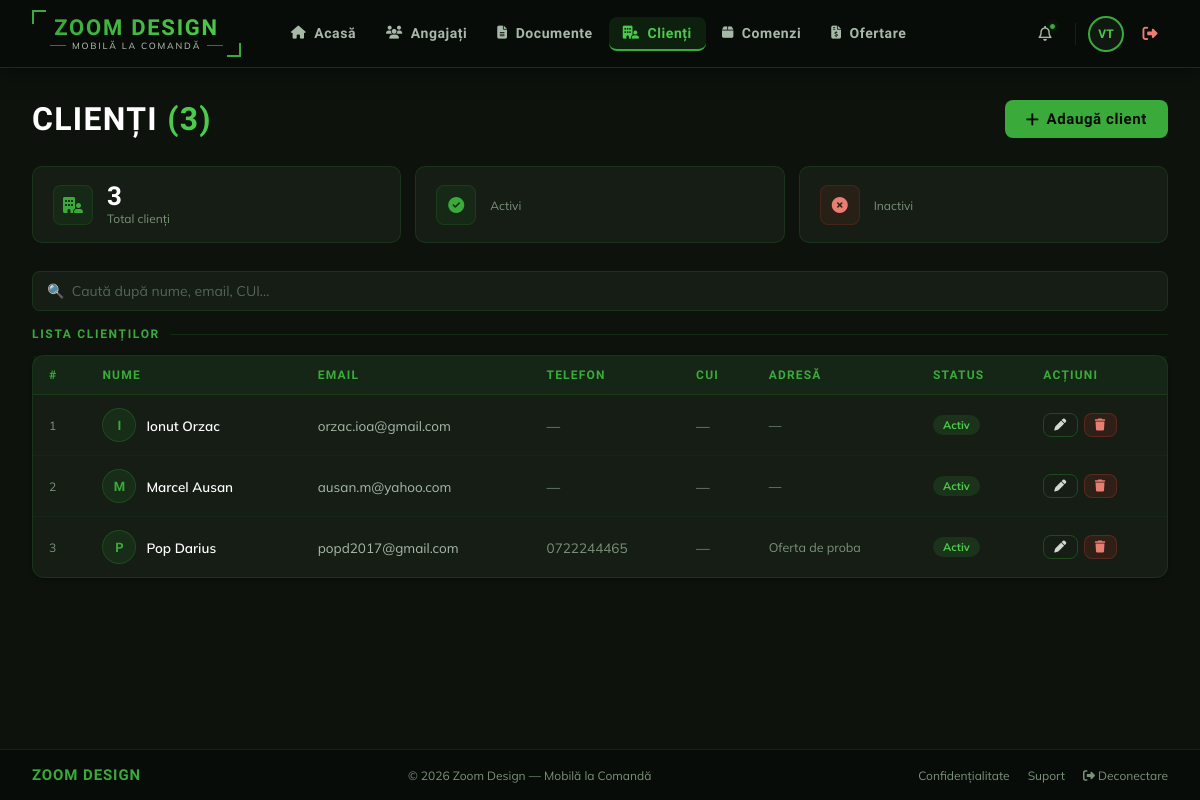
Screenshot of /clienti/ (signed in) with the database file from the repository.
### clienti/models.py (models this page shows, shortened)
class Client(models.Model):
    nume      = models.CharField(max_length=200)
    email     = models.EmailField(blank=True)
    telefon   = models.CharField(max_length=20, blank=True)
    adresa    = models.TextField(blank=True)
    cui       = models.CharField(max_length=20, blank=True, verbose_name="CUI")
    activ     = models.BooleanField(default=True)
    creat_la  = models.DateTimeField(auto_now_add=True)
    class Meta:
        verbose_name = "Client"
        verbose_name_plural = "Clienti"
        ordering = ['nume']

### clienti/views.py (the view)
# urls.py: path('',               views.ClientiListView.as_view(),  name='clienti'),
class ClientiListView(LoginRequiredMixin, ListView):
    model = Client
    template_name = 'clienti/clienti_list.html'
    context_object_name = 'clienti'
    login_url = '/login/'

### templates/clienti/clienti_list.html (shortened to what this page needs)
{% extends 'base.html' %}
{% block nav_clienti %}active{% endblock %}
{% block content %}
<div class="page-header">
  <h1>Clienți <span>({{ clienti|length }})</span></h1>
  <a href="{% url 'client_adauga' %}" class="btn btn-green"><i class="fa-solid fa-plus"></i> Adaugă client</a>
</div>
<div class="stats-row">
  <div class="stat-mini">
    <div class="stat-mini-icon"><i class="fa-solid fa-building-user"></i></div>
    <div><div class="stat-mini-val">{{ clienti|length }}</div><div class="stat-mini-label">Total clienți</div></div>
  </div>
  <div class="stat-mini">
    <div class="stat-mini-icon"><i class="fa-solid fa-circle-check"></i></div>
    <div><div class="stat-mini-val">{{ clienti_activi }}</div><div class="stat-mini-label">Activi</div></div>
  </div>
  <div class="stat-mini">
    <div class="stat-mini-icon" style="color:#e87d72;background:rgba(192,57,43,0.1);border-color:rgba(192,57,43,0.2);"><i class="fa-solid fa-circle-xmark"></i></div>
    <div><div class="stat-mini-val" style="color:#e87d72;">{{ clienti_inactivi }}</div><div class="stat-mini-label">Inactivi</div></div>
  </div>
</div>
<input class="search-input" type="text" id="searchInput" placeholder="🔍  Caută după nume, email, CUI..."/>
<div class="section-label">Lista clienților</div>
<div class="card">
  <div class="table-wrap">
    <table id="clientiTable">
      <thead>
        <tr>
          <th>#</th><th>Nume</th><th>Email</th><th>Telefon</th><th>CUI</th><th>Adresă</th><th>Status</th><th>Acțiuni</th>
        </tr>
      </thead>
      <tbody>
        {% for client in clienti %}
        <tr>
          <td style="color:var(--slate-400);font-size:12px;">{{ forloop.counter }}</td>
          <td>
            <div style="display:flex;align-items:center;gap:10px;">
              <div style="width:34px;height:34px;border-radius:50%;background:rgba(45,138,45,0.15);border:1px solid rgba(45,138,45,0.3);display:flex;align-items:center;justify-content:center;font-family:'Rajdhani',sans-serif;font-size:13px;font-weight:700;color:var(--green-mid);flex-shrink:0;">
                {{ client.nume|first|upper }}
              </div>
              <span style="font-weight:600;color:var(--white);">{{ client.nume }}</span>
            </div>
          </td>
          <td style="color:var(--slate-300);">{{ client.email|default:"—" }}</td>
          <td style="color:var(--slate-400);">{{ client.telefon|default:"—" }}</td>
          <td style="color:var(--slate-400);">{{ client.cui|default:"—" }}</td>
          <td style="color:var(--slate-400);font-size:12.5px;">{{ client.adresa|default:"—"|truncatechars:30 }}</td>
          <td>
            {% if client.activ %}<span class="badge badge-success">Activ</span>
            {% else %}<span class="badge badge-danger">Inactiv</span>{% endif %}
          </td>
          <td>
            <div style="display:flex;gap:6px;">
              <a href="{% url 'client_edit' client.pk %}" class="btn btn-outline" style="padding:5px 10px;font-size:12px;"><i class="fa-solid fa-pen"></i></a>
              <a href="{% url 'client_delete' client.pk %}" class="btn" style="padding:5px 10px;font-size:12px;background:rgba(192,57,43,0.15);border-color:rgba(192,57,43,0.3);color:#e87d72;"><i class="fa-solid fa-trash"></i></a>
            </div>
          </td>
        </tr>
        {% endfor %}
      </tbody>
    </table>
  </div>
</div>
{% endblock %}

### templates/base.html (shortened to what this page needs)
<!DOCTYPE html>
<html lang="ro">
<head>
  {% load static %}
  <link rel="stylesheet" href="https://cdnjs.cloudflare.com/ajax/libs/font-awesome/6.5.0/css/all.min.css"/>
</head>
<body>
  <header class="topbar">
    <div class="brand-logo">
      <div class="logo-box">
        <div class="logo-inner">
          <div class="logo-name">Zoom Design</div>
          <div class="logo-tagline">Mobilă la Comandă</div>
        </div>
      </div>
    </div>
    <nav class="topbar-nav">
      <a href="{% url 'home' %}"      class="nav-link {% block nav_home %}{% endblock %}"><i class="fa-solid fa-house"></i> Acasă</a>
      <a href="{% url 'angajati' %}"  class="nav-link {% block nav_angajati %}{% endblock %}"><i class="fa-solid fa-users"></i> Angajați</a>
      <a href="{% url 'documente' %}" class="nav-link {% block nav_documente %}{% endblock %}"><i class="fa-solid fa-file-lines"></i> Documente</a>
      <a href="{% url 'clienti' %}"   class="nav-link {% block nav_clienti %}{% endblock %}"><i class="fa-solid fa-building-user"></i> Clienți</a>
      <a href="{% url 'comenzi' %}"   class="nav-link {% block nav_comenzi %}{% endblock %}"><i class="fa-solid fa-box"></i> Comenzi</a>
      <a href="{% url 'ofertare' %}"  class="nav-link {% block nav_ofertare %}{% endblock %}"><i class="fa-solid fa-file-invoice-dollar"></i> Ofertare</a>
    </nav>
    <div class="topbar-right">
      <div class="tb-icon" title="Notificări">
        <i class="fa-regular fa-bell"></i>
        <span class="notif-dot"></span>
      </div>
      <div class="topbar-avatar" title="{{ user.get_full_name|default:user.username }}">
        {% if user.is_authenticated %}
          {{ user.first_name|first|upper }}{{ user.last_name|first|upper }}
        {% else %}
          <i class="fa-solid fa-user" style="font-size:11px"></i>
        {% endif %}
      </div>
      {% if user.is_authenticated %}
      <a href="{% url 'logout' %}" class="tb-icon" title="Deconectare" style="color:#e87d72;">
        <i class="fa-solid fa-right-from-bracket"></i>
      </a>
      {% endif %}
    </div>
  </header>
  <div class="page-wrap">
    <main class="page-content">
      {% block content %}{% endblock %}
    </main>
    <footer class="footer">
      <div class="footer-logo">ZOOM DESIGN</div>
      <span>&copy; {% now "Y" %} Zoom Design — Mobilă la Comandă</span>
      <div class="footer-links">
        <a href="#">Confidențialitate</a>
        <a href="#">Suport</a>
        <a href="{% url 'logout' %}"><i class="fa-solid fa-right-from-bracket"></i> Deconectare</a>
      </div>
    </footer>
  </div>
</body>
</html>

### templates/clienti/clienti_list.html (style rules this page uses)
.page-header { display:flex; align-items:center; justify-content:space-between; margin-bottom:28px; }
.page-header h1 { font-family:'Rajdhani',sans-serif; font-size:32px; font-weight:700; color:var(--white); text-transform:uppercase; letter-spacing:0.04em; }
.page-header h1 span { color:var(--green-light); }
.section-label { font-family:'Rajdhani',sans-serif; font-size:12px; font-weight:700; letter-spacing:0.14em; text-transform:uppercase; color:var(--green-mid); margin-bottom:14px; display:flex; align-items:center; gap:10px; }
.section-label::after { content:''; flex:1; height:1px; background:rgba(45,138,45,0.2); }
.stats-row { display:grid; grid-template-columns:repeat(3,1fr); gap:14px; margin-bottom:28px; }
.stat-mini { background:var(--dark-card); border:1px solid rgba(45,138,45,0.2); border-radius:10px; padding:16px 20px; display:flex; align-items:center; gap:14px; }
.stat-mini-icon { width:40px; height:40px; border-radius:8px; background:rgba(45,138,45,0.1); border:1px solid rgba(45,138,45,0.2); display:flex; align-items:center; justify-content:center; font-size:16px; color:var(--green-mid); flex-shrink:0; }
.stat-mini-val { font-family:'Rajdhani',sans-serif; font-size:26px; font-weight:700; color:var(--white); line-height:1; }
.stat-mini-label { font-size:12px; color:var(--slate-400); margin-top:2px; }
.search-input { width:100%; background:var(--dark-card); border:1.5px solid rgba(45,138,45,0.2); border-radius:8px; padding:10px 14px; font-size:14px; font-family:'Mulish',sans-serif; color:var(--white); outline:none; margin-bottom:16px; transition:border-color 0.18s; }
.search-input::placeholder { color:var(--slate-500); }

### rows the page displays
Client: nume|first "I", nume "Ionut Orzac", email "orzac.ioa@gmail.com", telefon "—", cui "—", adresa "—", activ "Activ"
Client: nume|first "M", nume "Marcel Ausan", email "ausan.m@yahoo.com", telefon "—", cui "—", adresa "—", activ "Activ"
Client: nume|first "P", nume "Pop Darius", email "popd2017@gmail.com", telefon "0722244465", cui "—", adresa "Oferta de proba", activ "Activ"

### other values shown
{{ user.first_name|first|upper }} "V"
{{ user.last_name|first|upper }} "T"
{{ clienti|length }} "3"
